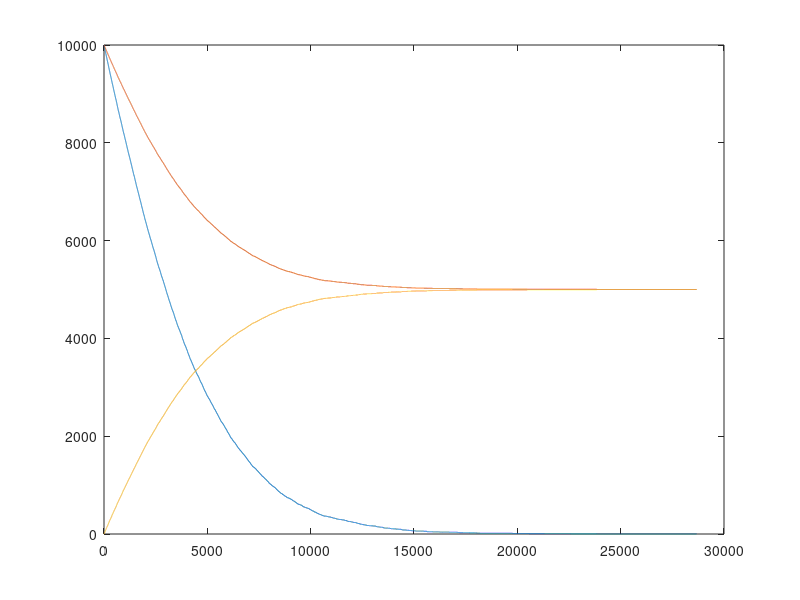

Here is the MATLAB script that generated this plot:
clear all
clc

H(1) = 10000;
O(1)  = 10000;
h20(1) = 0;
step = 1;

while h20 < 5000

  prob = rand();
  water_chance = H(step)/O(step);

  if prob < water_chance
    h20(step+1) = h20(step) +1;
    H(step+1) = H(step)-2;
    O(step+1) = O(step)-1;

   else
    H(step+1) = H(step);
    O(step+1) = O(step);
    h20(step+1) = h20(step);
  endif
  step = step+1;


end
stepvec = 1:step;
plot(stepvec , H , stepvec, O , stepvec , h20)

